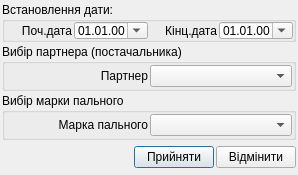
<?xml version="1.0" encoding="UTF-8"?>
<ui version="4.0">
 <class>UDialog_AParkPartnerMarkaPalnogoTwoDateFilter</class>
 <widget class="QDialog" name="UDialog_AParkPartnerMarkaPalnogoTwoDateFilter">
  <property name="geometry">
   <rect>
    <x>0</x>
    <y>0</y>
    <width>298</width>
    <height>165</height>
   </rect>
  </property>
  <property name="minimumSize">
   <size>
    <width>0</width>
    <height>0</height>
   </size>
  </property>
  <property name="maximumSize">
   <size>
    <width>16777215</width>
    <height>16777215</height>
   </size>
  </property>
  <property name="focusPolicy">
   <enum>Qt::NoFocus</enum>
  </property>
  <property name="contextMenuPolicy">
   <enum>Qt::DefaultContextMenu</enum>
  </property>
  <property name="windowTitle">
   <string/>
  </property>
  <property name="modal">
   <bool>true</bool>
  </property>
  <layout class="QVBoxLayout" name="verticalLayout">
   <property name="spacing">
    <number>2</number>
   </property>
   <property name="margin">
    <number>2</number>
   </property>
   <item>
    <layout class="QVBoxLayout" name="verticalLayout_2">
     <property name="spacing">
      <number>2</number>
     </property>
     <item>
      <widget class="QGroupBox" name="groupBox_dateFilter">
       <property name="minimumSize">
        <size>
         <width>200</width>
         <height>40</height>
        </size>
       </property>
       <property name="maximumSize">
        <size>
         <width>1000</width>
         <height>1000</height>
        </size>
       </property>
       <property name="title">
        <string>Встановлення дати:</string>
       </property>
       <layout class="QHBoxLayout" name="horizontalLayout_3">
        <property name="spacing">
         <number>2</number>
        </property>
        <property name="margin">
         <number>0</number>
        </property>
        <item>
         <widget class="QLabel" name="label_year">
          <property name="text">
           <string>Поч.дата</string>
          </property>
          <property name="alignment">
           <set>Qt::AlignRight|Qt::AlignTrailing|Qt::AlignVCenter</set>
          </property>
         </widget>
        </item>
        <item>
         <widget class="QDateEdit" name="dateEdit">
          <property name="alignment">
           <set>Qt::AlignRight|Qt::AlignTrailing|Qt::AlignVCenter</set>
          </property>
          <property name="displayFormat">
           <string>dd.MM.yy</string>
          </property>
          <property name="calendarPopup">
           <bool>true</bool>
          </property>
         </widget>
        </item>
        <item>
         <widget class="QLabel" name="label_year_2">
          <property name="text">
           <string>Кінц.дата</string>
          </property>
          <property name="alignment">
           <set>Qt::AlignRight|Qt::AlignTrailing|Qt::AlignVCenter</set>
          </property>
         </widget>
        </item>
        <item>
         <widget class="QDateEdit" name="dateEdit_2">
          <property name="alignment">
           <set>Qt::AlignRight|Qt::AlignTrailing|Qt::AlignVCenter</set>
          </property>
          <property name="displayFormat">
           <string>dd.MM.yy</string>
          </property>
          <property name="calendarPopup">
           <bool>true</bool>
          </property>
         </widget>
        </item>
       </layout>
      </widget>
     </item>
     <item>
      <widget class="QGroupBox" name="groupBox_typMarshrutu">
       <property name="title">
        <string>Вибір партнера (постачальника)</string>
       </property>
       <layout class="QVBoxLayout" name="verticalLayout_3">
        <property name="spacing">
         <number>1</number>
        </property>
        <property name="margin">
         <number>1</number>
        </property>
        <item>
         <layout class="QHBoxLayout" name="horizontalLayout">
          <property name="spacing">
           <number>2</number>
          </property>
          <item>
           <widget class="QLabel" name="label_partner">
            <property name="text">
             <string>Партнер</string>
            </property>
            <property name="alignment">
             <set>Qt::AlignRight|Qt::AlignTrailing|Qt::AlignVCenter</set>
            </property>
           </widget>
          </item>
          <item>
           <widget class="QComboBox" name="comboBox_partner">
            <property name="minimumSize">
             <size>
              <width>120</width>
              <height>0</height>
             </size>
            </property>
           </widget>
          </item>
         </layout>
        </item>
       </layout>
      </widget>
     </item>
     <item>
      <widget class="QGroupBox" name="groupBox_typMarshrutu_2">
       <property name="title">
        <string>Вибір марки пального</string>
       </property>
       <layout class="QVBoxLayout" name="verticalLayout_4">
        <property name="spacing">
         <number>1</number>
        </property>
        <property name="margin">
         <number>1</number>
        </property>
        <item>
         <layout class="QHBoxLayout" name="horizontalLayout_2">
          <property name="spacing">
           <number>2</number>
          </property>
          <item>
           <widget class="QLabel" name="label_typMarshrutu">
            <property name="text">
             <string>Марка пального</string>
            </property>
            <property name="alignment">
             <set>Qt::AlignRight|Qt::AlignTrailing|Qt::AlignVCenter</set>
            </property>
           </widget>
          </item>
          <item>
           <widget class="QComboBox" name="comboBox_markaPalnogo">
            <property name="minimumSize">
             <size>
              <width>120</width>
              <height>0</height>
             </size>
            </property>
           </widget>
          </item>
         </layout>
        </item>
       </layout>
      </widget>
     </item>
     <item>
      <spacer name="verticalSpacer">
       <property name="orientation">
        <enum>Qt::Vertical</enum>
       </property>
       <property name="sizeHint" stdset="0">
        <size>
         <width>20</width>
         <height>40</height>
        </size>
       </property>
      </spacer>
     </item>
    </layout>
   </item>
   <item>
    <layout class="QHBoxLayout">
     <property name="spacing">
      <number>2</number>
     </property>
     <property name="margin">
      <number>0</number>
     </property>
     <item>
      <spacer>
       <property name="orientation">
        <enum>Qt::Horizontal</enum>
       </property>
       <property name="sizeHint" stdset="0">
        <size>
         <width>131</width>
         <height>31</height>
        </size>
       </property>
      </spacer>
     </item>
     <item>
      <widget class="QPushButton" name="okButton">
       <property name="text">
        <string>Прийняти</string>
       </property>
       <property name="icon">
        <iconset resource="../images/UAutoParkImg.qrc">
         <normaloff>:/icontexto_webdev_pack/icontexto_webdev_pack/icontexto-webdev-ok-032x032.png</normaloff>:/icontexto_webdev_pack/icontexto_webdev_pack/icontexto-webdev-ok-032x032.png</iconset>
       </property>
      </widget>
     </item>
     <item>
      <widget class="QPushButton" name="cancelButton">
       <property name="text">
        <string>Відмінити</string>
       </property>
       <property name="icon">
        <iconset resource="../images/UAutoParkImg.qrc">
         <normaloff>:/icontexto_webdev_pack/icontexto_webdev_pack/icontexto-webdev-cancel-032x032.png</normaloff>:/icontexto_webdev_pack/icontexto_webdev_pack/icontexto-webdev-cancel-032x032.png</iconset>
       </property>
      </widget>
     </item>
    </layout>
   </item>
  </layout>
 </widget>
 <resources>
  <include location="../images/UAutoParkImg.qrc"/>
 </resources>
 <connections>
  <connection>
   <sender>okButton</sender>
   <signal>clicked()</signal>
   <receiver>UDialog_AParkPartnerMarkaPalnogoTwoDateFilter</receiver>
   <slot>accept()</slot>
   <hints>
    <hint type="sourcelabel">
     <x>278</x>
     <y>253</y>
    </hint>
    <hint type="destinationlabel">
     <x>96</x>
     <y>254</y>
    </hint>
   </hints>
  </connection>
  <connection>
   <sender>cancelButton</sender>
   <signal>clicked()</signal>
   <receiver>UDialog_AParkPartnerMarkaPalnogoTwoDateFilter</receiver>
   <slot>reject()</slot>
   <hints>
    <hint type="sourcelabel">
     <x>369</x>
     <y>253</y>
    </hint>
    <hint type="destinationlabel">
     <x>179</x>
     <y>282</y>
    </hint>
   </hints>
  </connection>
 </connections>
</ui>
